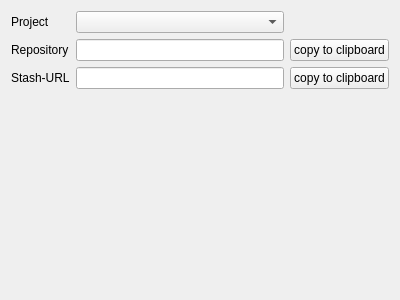
<?xml version="1.0" encoding="UTF-8"?>
<ui version="4.0">
 <class>BitbucketHelper</class>
 <widget class="QWidget" name="BitbucketHelper">
  <property name="geometry">
   <rect>
    <x>0</x>
    <y>0</y>
    <width>400</width>
    <height>300</height>
   </rect>
  </property>
  <property name="windowTitle">
   <string>Form</string>
  </property>
  <layout class="QGridLayout" name="gridLayout">
   <item row="0" column="0">
    <widget class="QLabel" name="label">
     <property name="text">
      <string>Project</string>
     </property>
    </widget>
   </item>
   <item row="0" column="1">
    <widget class="QComboBox" name="comboBoxProject"/>
   </item>
   <item row="1" column="0">
    <widget class="QLabel" name="label_2">
     <property name="text">
      <string>Repository</string>
     </property>
    </widget>
   </item>
   <item row="1" column="1">
    <widget class="QLineEdit" name="lineEditRepository"/>
   </item>
   <item row="1" column="2">
    <widget class="QPushButton" name="pushButtonRepositoryToClipoard">
     <property name="text">
      <string>copy to clipboard</string>
     </property>
    </widget>
   </item>
   <item row="2" column="0">
    <widget class="QLabel" name="label_3">
     <property name="text">
      <string>Stash-URL</string>
     </property>
    </widget>
   </item>
   <item row="2" column="1">
    <widget class="QLineEdit" name="lineEditStashUrl">
     <property name="readOnly">
      <bool>true</bool>
     </property>
    </widget>
   </item>
   <item row="2" column="2">
    <widget class="QPushButton" name="pushButtonStashUrlToClipboard">
     <property name="text">
      <string>copy to clipboard</string>
     </property>
    </widget>
   </item>
   <item row="3" column="0">
    <spacer name="verticalSpacer">
     <property name="orientation">
      <enum>Qt::Vertical</enum>
     </property>
     <property name="sizeHint" stdset="0">
      <size>
       <width>20</width>
       <height>195</height>
      </size>
     </property>
    </spacer>
   </item>
  </layout>
 </widget>
 <resources/>
 <connections/>
</ui>
